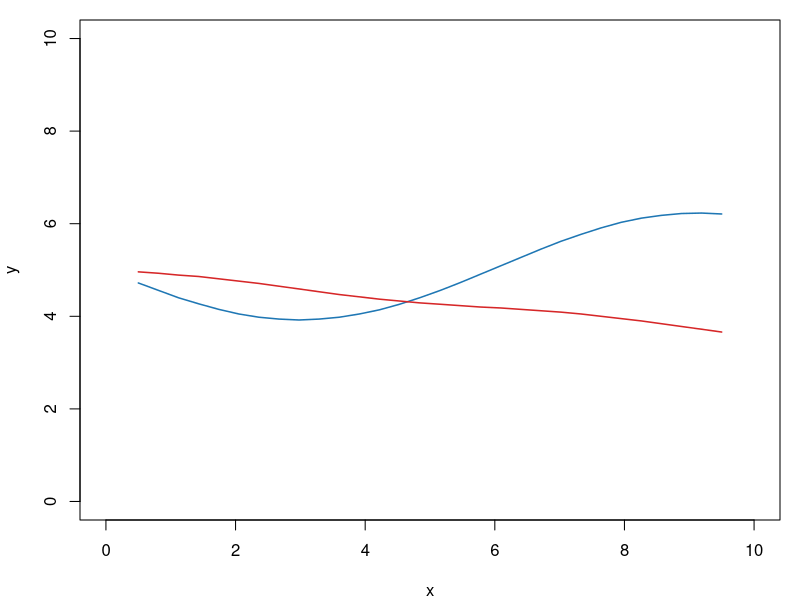

The R script that drew this image: (Note: this script raises an error after producing the figure.)
# Fixtures for v2.7 V22, the reverse check, drawn by R itself: base graphics
# through pdf() and cairo_pdf(), and ggplot2 through pdf(). Same truth format
# as make_reverse.py; every position comes from R's own coordinate conversion
# (base: grconvertX/Y to ndc; ggplot2: the panel viewport's device location),
# so none is read off the file.
#
#   Rscript make_reverse.R
suppressMessages(library(ggplot2))
library(grid)
library(jsonlite)
here <- dirname(normalizePath(sub("--file=", "", grep("--file=", commandArgs(FALSE), value = TRUE))))
set.seed(22003)
W <- 5; H <- 3.75

curve <- function(n) {
  x <- round(seq(0.5, 9.5, length.out = n), 2)
  a <- runif(3, -1, 1)
  cbind(x, round(5 + 2.5 * a[1] * sin(x / (1.2 + a[2])) + 0.25 * a[3] * x, 2))
}
scatter <- function(n) cbind(round(sort(runif(n, 0.5, 9.5)), 2), round(runif(n, 1, 9), 2))
rgb255 <- function(h) as.integer(col2rgb(h)[, 1])
pg <- function(nx, ny) cbind(round(nx * W * 72, 4), round(ny * H * 72, 4)) # ndc -> page points, y up
write_truth <- function(name, gen, box, calib, series)
  write_json(list(generator = gen, digits = 2, box = box, calib = calib, series = series),
             file.path(here, paste0(name, ".truth.json")), auto_unbox = TRUE, digits = NA, matrix = "rowmajor")

COLS <- c("#1f77b4", "#d62728")

base <- function(dev, name, what) {
  ds <- lapply(COLS, function(c) if (what == "markers") scatter(20) else curve(if (what == "line") 30 else 15))
  info <- NULL
  draw <- function() {
    par(mar = c(4, 4, 1, 1))
    plot(NA, xlim = c(0, 10), ylim = c(0, 10), xlab = "x", ylab = "y")
    for (i in seq_along(COLS)) {
      d <- ds[[i]]
      if (what != "markers") lines(d[, 1], d[, 2], col = COLS[i], lwd = 1.5)
      if (what != "line") points(d[, 1], d[, 2], col = COLS[i], pch = 16, cex = 0.7)
    }
    u <- par("usr"); xt <- axTicks(1); yt <- axTicks(2)
    nx <- function(v) grconvertX(v, "user", "ndc"); ny <- function(v) grconvertY(v, "user", "ndc")
    info <<- list(
      box = c(pg(nx(u[1]), ny(u[3])), pg(nx(u[2]), ny(u[4]))),
      calib = list(x = lapply(range(xt), function(v) c(v, pg(nx(v), 0)[1])), y = lapply(range(yt), function(v) c(v, pg(0, ny(v))[2]))))
  }
  if (dev == "cairo") cairo_pdf(file.path(here, paste0(name, ".pdf")), W, H) else pdf(file.path(here, paste0(name, ".pdf")), W, H)
  draw(); dev.off()
  drawn <- c(line = "line", markers = "markers", linemarkers = "line+markers")[[what]]
  write_truth(name, paste0("R ", R.version$major, ".", R.version$minor, " ", if (dev == "cairo") "cairo_pdf()" else "pdf()"), info$box, info$calib,
              lapply(seq_along(COLS), function(i) list(drawn = drawn, colour = rgb255(COLS[i]), data = ds[[i]])))
}

gg <- function(name, what) {
  ds <- lapply(COLS, function(c) if (what == "markers") scatter(20) else curve(if (what == "line") 30 else 15))
  df <- do.call(rbind, lapply(seq_along(COLS), function(i) data.frame(x = ds[[i]][, 1], y = ds[[i]][, 2], s = COLS[i])))
  p <- ggplot(df, aes(x, y, colour = s, group = s)) + scale_colour_identity() + theme_bw()
  if (what != "markers") p <- p + geom_line(linewidth = 0.6)
  if (what != "line") p <- p + geom_point(size = 1.2)
  info <- NULL
  pdf(file.path(here, paste0(name, ".pdf")), W, H)
  grid.newpage(); grid.draw(ggplotGrob(p)); grid.force()
  pp <- ggplot_build(p)$layout$panel_params[[1]]
  vpn <- grid.ls(viewports = TRUE, grobs = FALSE, print = FALSE)$name
  downViewport(grep("^panel\\.", vpn, value = TRUE)[1])
  loc <- function(x, y) {
    a <- deviceLoc(unit((x - pp$x.range[1]) / diff(pp$x.range), "npc"), unit((y - pp$y.range[1]) / diff(pp$y.range), "npc"), valueOnly = TRUE)
    cbind(round(a$x * 72, 4), round(a$y * 72, 4)) # inches -> points, y up
  }
  xt <- pp$x$breaks[!is.na(pp$x$breaks)]; yt <- pp$y$breaks[!is.na(pp$y$breaks)]
  info <- list(box = c(loc(pp$x.range[1], pp$y.range[1]), loc(pp$x.range[2], pp$y.range[2])),
               calib = list(x = lapply(range(xt), function(v) c(v, loc(v, pp$y.range[1])[1])), y = lapply(range(yt), function(v) c(v, loc(pp$x.range[1], v)[2]))))
  upViewport(0)
  dev.off()
  drawn <- c(line = "line", markers = "markers", linemarkers = "line+markers")[[what]]
  write_truth(name, paste0("ggplot2 ", packageVersion("ggplot2"), " pdf()"), info$box, info$calib,
              lapply(seq_along(COLS), function(i) list(drawn = drawn, colour = rgb255(COLS[i]), data = ds[[i]])))
}

for (dev in c("base", "cairo")) for (w in c("line", "markers", "linemarkers")) base(dev, sprintf("reverse-r%s-%s", dev, w), w)
for (w in c("line", "markers", "linemarkers")) gg(sprintf("reverse-rgg-%s", w), w)
cat("written\n")
